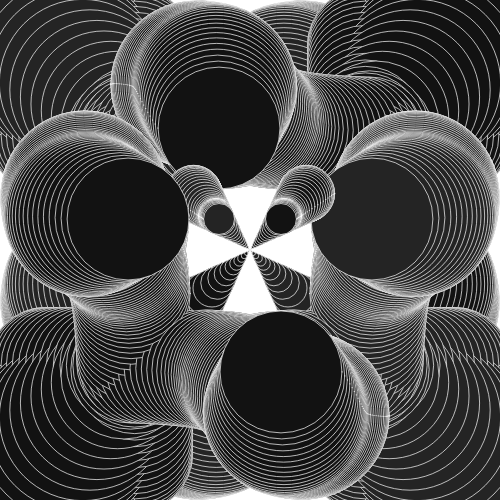
Frame 1 (no input)
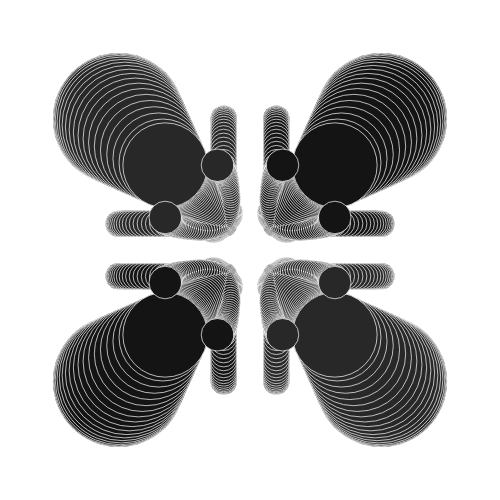
Frame 60 (no input)
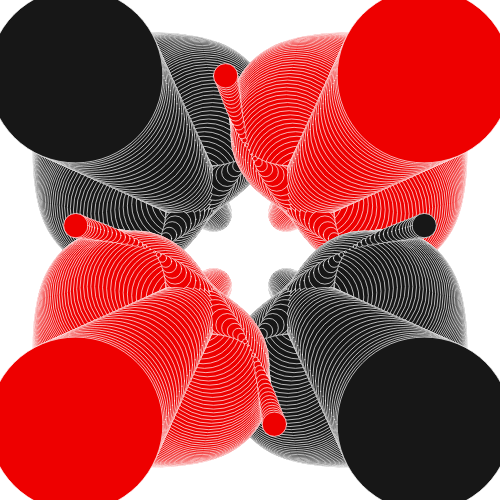
Frame 120 (the mouse pressed at the canvas centre since frame 60)

The p5.js sketch that drew these frames (run headless with seeded random() and noise() and a simulated clock; from frame 60 on, the mouse is pressed at the canvas centre):

// p5.js sketch
// ── sketch.js
var sy=0
function setup() {
    createCanvas(500,500); 
}

function draw() {

  renkler();
  background(renk4);
  translate(width/2, height/2);

  stroke(renk5);
  strokeWeight(0.7);

  //sağalt 
  push();
  fill(renk0)
  guldalgozde();
  pop();
  
  
  //solalt
  push();
  scale(-1,1)
  fill(renk1)
  guldalgozde();
  pop();
  
  //sağüst
  push();
  fill(renk2)
  scale(-1,-1)
  guldalgozde();
  pop();
  
  //solüst
  push();
  fill(renk3)
  scale(1,-1)
  guldalgozde();
  pop();
  
  

  //print(sy,sy2,a, (255/.6)*(1-(a*0.5)));
}
function guldalgozde () {
  
    for (var i = 0; i < 50; i += 0.5) {
       a=noise(x , 100, frameCount * 0.01)
        b=noise(100, y , frameCount * 0.01) 
   
        var x = cos(radians(i));
        var y = sin(radians(i));
       
        var x2 = map(a, 0, 1, -400, 400);
        var y2 = map(b, 0, 1, -400, 400);
      
      circle(y2, y2, y2);
      circle(x2, y2, x2);
      circle(y2, x2, x2);
      
     // circle(x2, x2, y2);
     // circle(x2, y2, x2);
     // circle(y2, x2, x2);
    } }

//renkalternatifleri
function renkler(){
  //noise değeri  
  for (var i = 0; i < 180; i += 1) {
       a=noise(x , 100, frameCount * 0.005)
       var x = cos(radians(i));}
  //renkler
  if(sy==0){
    renk0=color(100*(a))
    renk1=color(100*(a*0.5))
    renk2=color(100*(a))
    renk3=color(100*(a*0.5))
    renk4=color((255/.6)*(1-(a*0.5)))
    renk5=color(255)
  }
 if(sy==1){
  renk0=color(100*(a*0.5))
  renk1=color((255/.6)*(a*1.2),0,0)
  renk2=color(100*(a*0.5))
  renk3=color((255/.6)*(a*1.2),0,0)
  renk4=color(255)
  renk5=color(255)
  }
   if(sy==2){
  renk0=color(random(0,(255/.6)*a),random(0,(255/.6)*a),random(0,(255/.6)*a))
  renk1=color(random(0,(255/.6)*a),random(0,(255/.6)*a),random(0,(255/.6)*a))
  renk2=color(random(0,(255/.6)*a),random(0,(255/.6)*a),random(0,(255/.6)*a))
  renk3=color(random(0,(255/.6)*a),random(0,(255/.6)*a),random(0,(255/.6)*a))
  renk4=color(0)
  renk5=color(0)
  }
}
//mouse tıklama
function mousePressed() {
 if (mouseButton === LEFT) {
  sy++;}
 if (mouseButton === RIGHT) {
  sy--;}
  if(sy <0) sy = 3-abs(sy);
  if(sy >3) sy = 0;
}

//hazır kod, sağ tıklamayla gelen menüyü kapatıyor
document.oncontextmenu = function() {
    return false;
}
